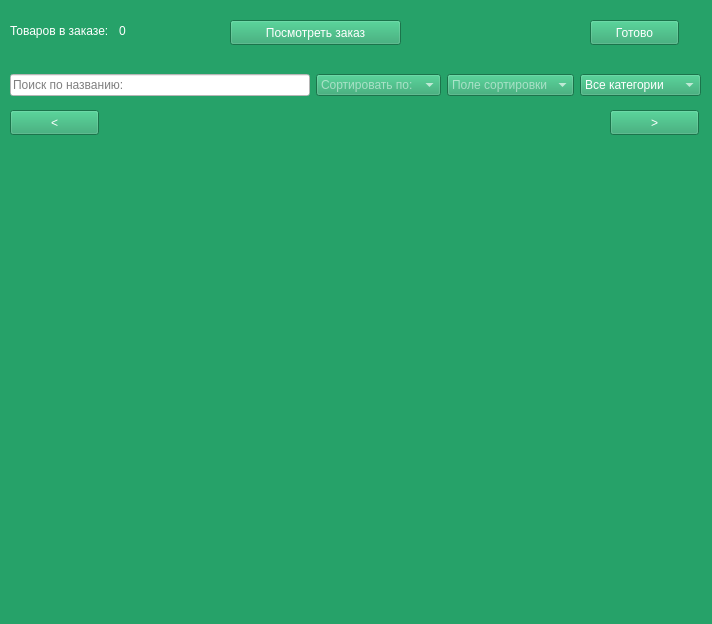
<?xml version="1.0" encoding="UTF-8"?>
<ui version="4.0">
 <class>MainWindow</class>
 <widget class="QMainWindow" name="MainWindow">
  <property name="geometry">
   <rect>
    <x>0</x>
    <y>0</y>
    <width>712</width>
    <height>624</height>
   </rect>
  </property>
  <property name="minimumSize">
   <size>
    <width>712</width>
    <height>624</height>
   </size>
  </property>
  <property name="maximumSize">
   <size>
    <width>712</width>
    <height>624</height>
   </size>
  </property>
  <property name="windowTitle">
   <string>Товары</string>
  </property>
  <property name="styleSheet">
   <string notr="true">color: rgb(255, 255, 255);
background-color: rgb(38, 162, 105);</string>
  </property>
  <widget class="QWidget" name="centralwidget">
   <widget class="QWidget" name="layoutWidget">
    <property name="geometry">
     <rect>
      <x>10</x>
      <y>60</y>
      <width>691</width>
      <height>51</height>
     </rect>
    </property>
    <layout class="QHBoxLayout" name="horizontalLayout">
     <item>
      <widget class="QLineEdit" name="goods_name_edit">
       <property name="styleSheet">
        <string notr="true">background-color: rgb(255, 255, 255);
color: rgb(0, 0, 0);</string>
       </property>
       <property name="placeholderText">
        <string>Поиск по названию:</string>
       </property>
      </widget>
     </item>
     <item>
      <widget class="QComboBox" name="sort_type_box">
       <property name="currentText">
        <string notr="true"/>
       </property>
       <property name="currentIndex">
        <number>-1</number>
       </property>
       <property name="sizeAdjustPolicy">
        <enum>QComboBox::AdjustToContentsOnFirstShow</enum>
       </property>
       <property name="placeholderText">
        <string>Сортировать по:</string>
       </property>
       <item>
        <property name="text">
         <string/>
        </property>
       </item>
       <item>
        <property name="text">
         <string>По возрастанию</string>
        </property>
       </item>
       <item>
        <property name="text">
         <string>По убыванию</string>
        </property>
       </item>
      </widget>
     </item>
     <item>
      <widget class="QComboBox" name="field_box">
       <property name="editable">
        <bool>false</bool>
       </property>
       <property name="currentText">
        <string notr="true"/>
       </property>
       <property name="currentIndex">
        <number>-1</number>
       </property>
       <property name="maxVisibleItems">
        <number>10</number>
       </property>
       <property name="sizeAdjustPolicy">
        <enum>QComboBox::AdjustToContents</enum>
       </property>
       <property name="placeholderText">
        <string>Поле сортировки</string>
       </property>
       <item>
        <property name="text">
         <string>Имя</string>
        </property>
       </item>
       <item>
        <property name="text">
         <string>Цена</string>
        </property>
       </item>
      </widget>
     </item>
     <item>
      <widget class="QComboBox" name="type_box">
       <property name="currentIndex">
        <number>0</number>
       </property>
       <property name="sizeAdjustPolicy">
        <enum>QComboBox::AdjustToContentsOnFirstShow</enum>
       </property>
       <property name="placeholderText">
        <string>Категории:</string>
       </property>
       <item>
        <property name="text">
         <string>Все категории</string>
        </property>
       </item>
       <item>
        <property name="text">
         <string>Стратегические</string>
        </property>
       </item>
       <item>
        <property name="text">
         <string>Вечериночные</string>
        </property>
       </item>
       <item>
        <property name="text">
         <string>Карточные</string>
        </property>
       </item>
       <item>
        <property name="text">
         <string>Абстрактные</string>
        </property>
       </item>
      </widget>
     </item>
    </layout>
   </widget>
   <widget class="QWidget" name="gridLayoutWidget">
    <property name="geometry">
     <rect>
      <x>10</x>
      <y>140</y>
      <width>691</width>
      <height>431</height>
     </rect>
    </property>
    <layout class="QGridLayout" name="goodsGrid"/>
   </widget>
   <widget class="QPushButton" name="next_btn">
    <property name="geometry">
     <rect>
      <x>610</x>
      <y>110</y>
      <width>89</width>
      <height>25</height>
     </rect>
    </property>
    <property name="text">
     <string>&gt;</string>
    </property>
   </widget>
   <widget class="QPushButton" name="prev_btn">
    <property name="geometry">
     <rect>
      <x>10</x>
      <y>110</y>
      <width>89</width>
      <height>25</height>
     </rect>
    </property>
    <property name="text">
     <string>&lt;</string>
    </property>
   </widget>
   <widget class="QPushButton" name="create_order">
    <property name="geometry">
     <rect>
      <x>590</x>
      <y>20</y>
      <width>89</width>
      <height>25</height>
     </rect>
    </property>
    <property name="text">
     <string>Готово</string>
    </property>
   </widget>
   <widget class="QWidget" name="horizontalLayoutWidget">
    <property name="geometry">
     <rect>
      <x>10</x>
      <y>10</y>
      <width>211</width>
      <height>41</height>
     </rect>
    </property>
    <layout class="QHBoxLayout" name="horizontalLayout_2">
     <item>
      <widget class="QLabel" name="label">
       <property name="text">
        <string>Товаров в заказе:</string>
       </property>
      </widget>
     </item>
     <item>
      <widget class="QLabel" name="cart_count">
       <property name="text">
        <string>0</string>
       </property>
      </widget>
     </item>
    </layout>
   </widget>
   <widget class="QPushButton" name="see_cart">
    <property name="geometry">
     <rect>
      <x>230</x>
      <y>20</y>
      <width>171</width>
      <height>25</height>
     </rect>
    </property>
    <property name="text">
     <string>Посмотреть заказ</string>
    </property>
   </widget>
  </widget>
  <widget class="QMenuBar" name="menubar">
   <property name="geometry">
    <rect>
     <x>0</x>
     <y>0</y>
     <width>712</width>
     <height>22</height>
    </rect>
   </property>
  </widget>
  <widget class="QStatusBar" name="statusbar"/>
 </widget>
 <resources/>
 <connections/>
</ui>
